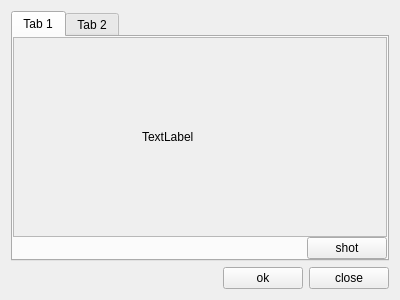
<?xml version="1.0" encoding="UTF-8"?>
<ui version="4.0">
 <class>Widget</class>
 <widget class="QWidget" name="Widget">
  <property name="geometry">
   <rect>
    <x>0</x>
    <y>0</y>
    <width>400</width>
    <height>300</height>
   </rect>
  </property>
  <property name="windowTitle">
   <string>Widget</string>
  </property>
  <layout class="QVBoxLayout" name="verticalLayout">
   <item>
    <widget class="QTabWidget" name="tabWidget">
     <property name="currentIndex">
      <number>0</number>
     </property>
     <widget class="QWidget" name="tab">
      <attribute name="title">
       <string>Tab 1</string>
      </attribute>
      <layout class="QVBoxLayout" name="verticalLayout_2">
       <property name="spacing">
        <number>0</number>
       </property>
       <property name="leftMargin">
        <number>0</number>
       </property>
       <property name="topMargin">
        <number>0</number>
       </property>
       <property name="rightMargin">
        <number>0</number>
       </property>
       <property name="bottomMargin">
        <number>0</number>
       </property>
       <item>
        <widget class="QScrollArea" name="scrollArea">
         <property name="widgetResizable">
          <bool>true</bool>
         </property>
         <widget class="QWidget" name="scrollAreaWidgetContents_2">
          <property name="geometry">
           <rect>
            <x>0</x>
            <y>0</y>
            <width>368</width>
            <height>171</height>
           </rect>
          </property>
          <layout class="QVBoxLayout" name="verticalLayout_3">
           <item>
            <spacer name="verticalSpacer_2">
             <property name="orientation">
              <enum>Qt::Vertical</enum>
             </property>
             <property name="sizeHint" stdset="0">
              <size>
               <width>20</width>
               <height>40</height>
              </size>
             </property>
            </spacer>
           </item>
           <item>
            <layout class="QHBoxLayout" name="horizontalLayout_3">
             <item>
              <spacer name="horizontalSpacer_4">
               <property name="orientation">
                <enum>Qt::Horizontal</enum>
               </property>
               <property name="sizeHint" stdset="0">
                <size>
                 <width>40</width>
                 <height>20</height>
                </size>
               </property>
              </spacer>
             </item>
             <item>
              <widget class="QLabel" name="labelPixmap">
               <property name="sizePolicy">
                <sizepolicy hsizetype="Expanding" vsizetype="Expanding">
                 <horstretch>0</horstretch>
                 <verstretch>0</verstretch>
                </sizepolicy>
               </property>
               <property name="text">
                <string>TextLabel</string>
               </property>
              </widget>
             </item>
             <item>
              <spacer name="horizontalSpacer_3">
               <property name="orientation">
                <enum>Qt::Horizontal</enum>
               </property>
               <property name="sizeHint" stdset="0">
                <size>
                 <width>40</width>
                 <height>20</height>
                </size>
               </property>
              </spacer>
             </item>
            </layout>
           </item>
           <item>
            <spacer name="verticalSpacer">
             <property name="orientation">
              <enum>Qt::Vertical</enum>
             </property>
             <property name="sizeHint" stdset="0">
              <size>
               <width>20</width>
               <height>40</height>
              </size>
             </property>
            </spacer>
           </item>
          </layout>
         </widget>
        </widget>
       </item>
       <item>
        <layout class="QHBoxLayout" name="horizontalLayout_2">
         <property name="spacing">
          <number>0</number>
         </property>
         <item>
          <spacer name="horizontalSpacer_2">
           <property name="orientation">
            <enum>Qt::Horizontal</enum>
           </property>
           <property name="sizeHint" stdset="0">
            <size>
             <width>40</width>
             <height>20</height>
            </size>
           </property>
          </spacer>
         </item>
         <item>
          <widget class="QPushButton" name="btnShot">
           <property name="text">
            <string>shot</string>
           </property>
          </widget>
         </item>
        </layout>
       </item>
      </layout>
     </widget>
     <widget class="QWidget" name="tab_2">
      <attribute name="title">
       <string>Tab 2</string>
      </attribute>
     </widget>
    </widget>
   </item>
   <item>
    <layout class="QHBoxLayout" name="horizontalLayout">
     <item>
      <spacer name="horizontalSpacer">
       <property name="orientation">
        <enum>Qt::Horizontal</enum>
       </property>
       <property name="sizeHint" stdset="0">
        <size>
         <width>40</width>
         <height>20</height>
        </size>
       </property>
      </spacer>
     </item>
     <item>
      <widget class="QPushButton" name="pushButton">
       <property name="text">
        <string>ok</string>
       </property>
      </widget>
     </item>
     <item>
      <widget class="QPushButton" name="pushButton_2">
       <property name="text">
        <string>close</string>
       </property>
      </widget>
     </item>
    </layout>
   </item>
  </layout>
 </widget>
 <layoutdefault spacing="6" margin="11"/>
 <resources/>
 <connections/>
</ui>
